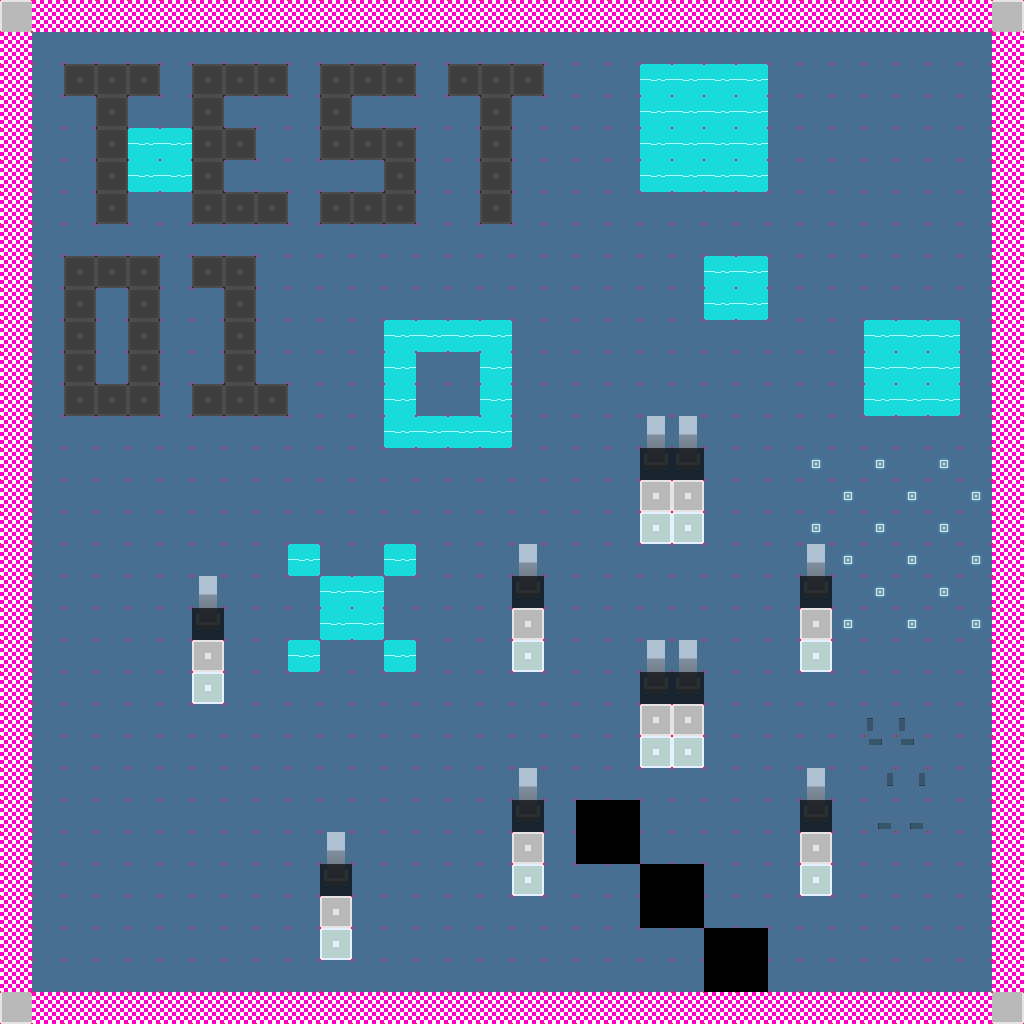

Below is a game level as drawn by its tile map, then a one-line description and the .tmx file that defines it, in full:
An orthogonal 32x32 tile map with 32x32 px tiles, 2 tile layers (Main Map, Collision), 2 tilesets.

<map version="1.2" tiledversion="1.2.2" orientation="orthogonal" renderorder="right-down" width="32" height="32" tilewidth="32" tileheight="32" infinite="0" nextlayerid="5" nextobjectid="1">
 <tileset firstgid="1" source="maptilestest.tsx" />
 <tileset firstgid="25" source="mask.tsx" />
 <layer id="1" name="Main Map" width="32" height="32">
  <data encoding="csv">
1,16,16,16,16,16,16,16,16,16,16,16,16,16,16,16,16,16,16,16,16,16,16,16,16,16,16,16,16,16,16,2,
16,4,4,4,4,4,4,4,4,4,4,4,4,4,4,4,4,4,4,4,4,4,4,4,4,4,4,4,4,4,4,16,
16,4,10,10,10,4,10,10,10,4,10,10,10,4,10,10,10,4,4,4,21,21,21,21,4,4,4,4,4,4,4,16,
16,4,4,10,4,4,10,4,4,4,10,4,4,4,4,10,4,4,4,4,21,21,21,21,4,4,4,4,4,4,4,16,
16,4,4,10,21,21,10,10,4,4,10,10,10,4,4,10,4,4,4,4,21,21,21,21,4,4,4,4,4,4,4,16,
16,4,4,10,21,21,10,4,4,4,4,4,10,4,4,10,4,4,4,4,21,21,21,21,4,4,4,4,4,4,4,16,
16,4,4,10,4,4,10,10,10,4,10,10,10,4,4,10,4,4,4,4,4,4,4,4,4,4,4,4,4,4,4,16,
16,4,4,4,4,4,4,4,4,4,4,4,4,4,4,4,4,4,4,4,4,4,4,4,4,4,4,4,4,4,4,16,
16,4,10,10,10,4,10,10,4,4,4,4,4,4,4,4,4,4,4,4,4,4,21,21,4,4,4,4,4,4,4,16,
16,4,10,4,10,4,4,10,4,4,4,4,4,4,4,4,4,4,4,4,4,4,21,21,4,4,4,4,4,4,4,16,
16,4,10,4,10,4,4,10,4,4,4,4,21,21,21,21,4,4,4,4,4,4,4,4,4,4,4,21,21,21,4,16,
16,4,10,4,10,4,4,10,4,4,4,4,21,4,4,21,4,4,4,4,4,4,4,4,4,4,4,21,21,21,4,16,
16,4,10,10,10,4,10,10,10,4,4,4,21,4,4,21,4,4,4,4,4,4,4,4,4,4,4,21,21,21,4,16,
16,4,4,4,4,4,4,4,4,4,4,4,21,21,21,21,4,4,4,4,5,5,4,4,4,4,4,4,4,4,4,16,
16,4,4,4,4,4,4,4,4,4,4,4,4,4,4,4,4,4,4,4,6,6,4,4,4,12,4,12,4,12,4,16,
16,4,4,4,4,4,4,4,4,4,4,4,4,4,4,4,4,4,4,4,10,10,4,4,4,4,12,4,12,4,12,16,
16,4,4,4,4,4,4,4,4,4,4,4,4,4,4,4,4,4,4,4,11,11,4,4,4,12,4,12,4,12,4,16,
16,4,4,4,4,4,4,4,4,21,4,4,21,4,4,4,5,4,4,4,4,4,4,4,4,5,12,4,12,4,12,16,
16,4,4,4,4,4,5,4,4,4,21,21,4,4,4,4,6,4,4,4,4,4,4,4,4,6,4,12,4,12,4,16,
16,4,4,4,4,4,6,4,4,4,21,21,4,4,4,4,10,4,4,4,4,4,4,4,4,10,12,4,12,4,12,16,
16,4,4,4,4,4,10,4,4,21,4,4,21,4,4,4,11,4,4,4,5,5,4,4,4,11,4,4,4,4,4,16,
16,4,4,4,4,4,11,4,4,4,4,4,4,4,4,4,4,4,4,4,6,6,4,4,4,4,4,4,4,4,4,16,
16,4,4,4,4,4,4,4,4,4,4,4,4,4,4,4,4,4,4,4,10,10,4,4,4,4,4,17,17,4,4,16,
16,4,4,4,4,4,4,4,4,4,4,4,4,4,4,4,4,4,4,4,11,11,4,4,4,4,4,18,18,4,4,16,
16,4,4,4,4,4,4,4,4,4,4,4,4,4,4,4,5,4,4,4,4,4,4,4,4,5,4,19,19,4,4,16,
16,4,4,4,4,4,4,4,4,4,4,4,4,4,4,4,6,4,8,8,4,4,4,4,4,6,4,20,20,4,4,16,
16,4,4,4,4,4,4,4,4,4,5,4,4,4,4,4,10,4,8,8,4,4,4,4,4,10,4,4,4,4,4,16,
16,4,4,4,4,4,4,4,4,4,6,4,4,4,4,4,11,4,4,4,8,8,4,4,4,11,4,4,4,4,4,16,
16,4,4,4,4,4,4,4,4,4,10,4,4,4,4,4,4,4,4,4,8,8,4,4,4,4,4,4,4,4,4,16,
16,4,4,4,4,4,4,4,4,4,11,4,4,4,4,4,4,4,4,4,4,4,8,8,4,4,4,4,4,4,4,16,
16,4,4,4,4,4,4,4,4,4,4,4,4,4,4,4,4,4,4,4,4,4,8,8,4,4,4,4,4,4,4,16,
9,16,16,16,16,16,16,16,16,16,16,16,16,16,16,16,16,16,16,16,16,16,16,16,16,16,16,16,16,16,16,3
</data>
 </layer>
 <layer id="2" name="Collision" width="32" height="32" opacity="0.67">
  <data encoding="csv">
0,0,0,0,0,0,0,0,0,0,0,0,0,0,0,0,0,0,0,0,0,0,0,0,0,0,0,0,0,0,0,0,
0,0,0,0,0,0,0,0,0,0,0,0,0,0,0,0,0,0,0,0,0,0,0,0,0,0,0,0,0,0,0,0,
0,0,25,25,25,0,25,25,25,0,25,25,25,0,25,25,25,0,0,0,0,0,0,0,0,0,0,0,0,0,0,0,
0,0,0,25,0,0,25,0,0,0,25,0,0,0,0,25,0,0,0,0,0,0,0,0,0,0,0,0,0,0,0,0,
0,0,0,25,0,0,25,25,0,0,25,25,25,0,0,25,0,0,0,0,0,0,0,0,0,0,0,0,0,0,0,0,
0,0,0,25,0,0,25,0,0,0,0,0,25,0,0,25,0,0,0,0,0,0,0,0,0,0,0,0,0,0,0,0,
0,0,0,25,0,0,25,25,25,0,25,25,25,0,0,25,0,0,0,0,0,0,0,0,0,0,0,0,0,0,0,0,
0,0,0,0,0,0,0,0,0,0,0,0,0,0,0,0,0,0,0,0,0,0,0,0,0,0,0,0,0,0,0,0,
0,0,25,25,25,0,25,25,0,0,0,0,0,0,0,0,0,0,0,0,0,0,0,0,0,0,0,0,0,0,0,0,
0,0,25,0,25,0,0,25,0,0,0,0,0,0,0,0,0,0,0,0,0,0,0,0,0,0,0,0,0,0,0,0,
0,0,25,0,25,0,0,25,0,0,0,0,0,0,0,0,0,0,0,0,0,0,0,0,0,0,0,0,0,0,0,0,
0,0,25,0,25,0,0,25,0,0,0,0,0,0,0,0,0,0,0,0,0,0,0,0,0,0,0,0,0,0,0,0,
0,0,25,25,25,0,25,25,25,0,0,0,0,0,0,0,0,0,0,0,0,0,0,0,0,0,0,0,0,0,0,0,
0,0,0,0,0,0,0,0,0,0,0,0,0,0,0,0,0,0,0,0,0,0,0,0,0,0,0,0,0,0,0,0,
0,0,0,0,0,0,0,0,0,0,0,0,0,0,0,0,0,0,0,0,25,25,0,0,0,0,0,0,0,0,0,0,
0,0,0,0,0,0,0,0,0,0,0,0,0,0,0,0,0,0,0,0,0,0,0,0,0,0,0,0,0,0,0,0,
0,0,0,0,0,0,0,0,0,0,0,0,0,0,0,0,0,0,0,0,0,0,0,0,0,0,0,0,0,0,0,0,
0,0,0,0,0,0,0,0,0,0,0,0,0,0,0,0,0,0,0,0,0,0,0,0,0,0,0,0,0,0,0,0,
0,0,0,0,0,0,0,0,0,0,0,0,0,0,0,0,25,0,0,0,0,0,0,0,0,25,0,0,0,0,0,0,
0,0,0,0,0,0,25,0,0,0,0,0,0,0,0,0,0,0,0,0,0,0,0,0,0,0,0,0,0,0,0,0,
0,0,0,0,0,0,0,0,0,0,0,0,0,0,0,0,0,0,0,0,0,0,0,0,0,0,0,0,0,0,0,0,
0,0,0,0,0,0,0,0,0,0,0,0,0,0,0,0,0,0,0,0,25,25,0,0,0,0,0,0,0,0,0,0,
0,0,0,0,0,0,0,0,0,0,0,0,0,0,0,0,0,0,0,0,0,0,0,0,0,0,0,0,0,0,0,0,
0,0,0,0,0,0,0,0,0,0,0,0,0,0,0,0,0,0,0,0,0,0,0,0,0,0,0,0,0,0,0,0,
0,0,0,0,0,0,0,0,0,0,0,0,0,0,0,0,0,0,0,0,0,0,0,0,0,0,0,0,0,0,0,0,
0,0,0,0,0,0,0,0,0,0,0,0,0,0,0,0,25,0,0,0,0,0,0,0,0,25,0,0,0,0,0,0,
0,0,0,0,0,0,0,0,0,0,0,0,0,0,0,0,0,0,0,0,0,0,0,0,0,0,0,0,0,0,0,0,
0,0,0,0,0,0,0,0,0,0,25,0,0,0,0,0,0,0,0,0,0,0,0,0,0,0,0,0,0,0,0,0,
0,0,0,0,0,0,0,0,0,0,0,0,0,0,0,0,0,0,0,0,0,0,0,0,0,0,0,0,0,0,0,0,
0,0,0,0,0,0,0,0,0,0,0,0,0,0,0,0,0,0,0,0,0,0,0,0,0,0,0,0,0,0,0,0,
0,0,0,0,0,0,0,0,0,0,0,0,0,0,0,0,0,0,0,0,0,0,0,0,0,0,0,0,0,0,0,0,
0,0,0,0,0,0,0,0,0,0,0,0,0,0,0,0,0,0,0,0,0,0,0,0,0,0,0,0,0,0,0,0
</data>
 </layer>
</map>